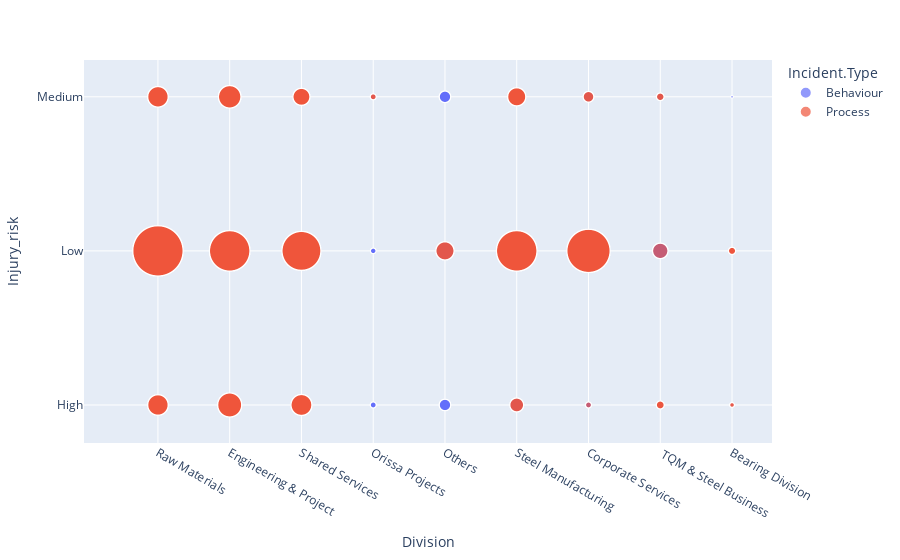

The cell this chart's notebook holds for it:
### Code cell
#visualize the risk level with division of work to see the frequancies of risk level in each division and in same time the
# most incident type responsable about it
df1 = df[["Division","Injury_risk"]].value_counts().reset_index(name='count').rename(columns={'index': 'Division'})
df_merge=pd.merge(df,df1,on=['Division','Injury_risk'], how='left' )
px.scatter(df_merge, x="Division", y="Injury_risk",size='count',color='Incident.Type',
                  size_max=50)

### Figure 1 — Plotly figure (JSON) as saved in the notebook; plotly's stock layout.template omitted (floating-point values rounded to 4 significant figures; data arrays with more than 128 entries replaced by an {"elided": "..."} marker saying what was removed)
{"data": [{"hovertemplate": "Incident.Type=Behaviour<br>Division=%{x}<br>Injury_risk=%{y}<br>count=%{marker.size}<extra></extra>", "legendgroup": "Behaviour", "marker": {"color": "#636efa", "size": {"elided": "1543 int values"}, "sizemode": "area", "sizeref": 0.1404, "symbol": "circle"}, "mode": "markers", "name": "Behaviour", "showlegend": true, "type": "scattergl", "x": {"elided": "1543 str values"}, "xaxis": "x", "y": {"elided": "1543 str values"}, "yaxis": "y"}, {"hovertemplate": "Incident.Type=Process<br>Division=%{x}<br>Injury_risk=%{y}<br>count=%{marker.size}<extra></extra>", "legendgroup": "Process", "marker": {"color": "#EF553B", "size": {"elided": "354 int values"}, "sizemode": "area", "sizeref": 0.1404, "symbol": "circle"}, "mode": "markers", "name": "Process", "showlegend": true, "type": "scattergl", "x": {"elided": "354 str values"}, "xaxis": "x", "y": {"elided": "354 str values"}, "yaxis": "y"}], "layout": {"legend": {"itemsizing": "constant", "title": {"text": "Incident.Type"}, "tracegroupgap": 0}, "margin": {"t": 60}, "xaxis": {"anchor": "y", "domain": [0, 1], "title": {"text": "Division"}}, "yaxis": {"anchor": "x", "domain": [0, 1], "title": {"text": "Injury_risk"}}}}
